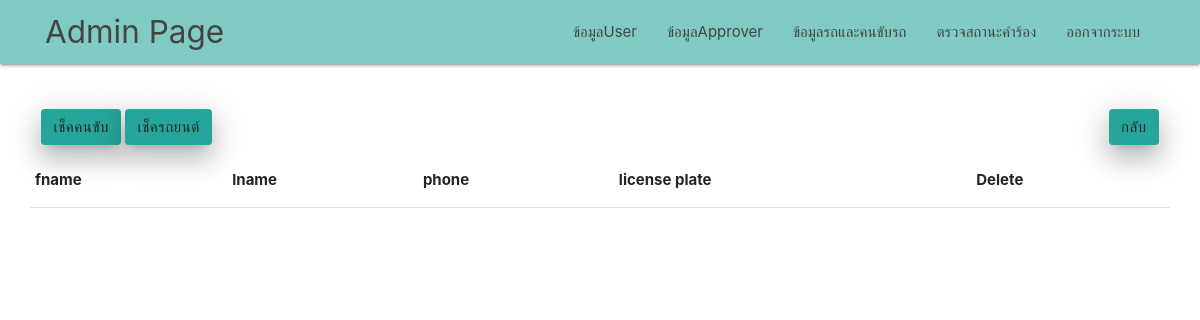
Before: /admin/show_driver_car.php (signed in) with the older database file.
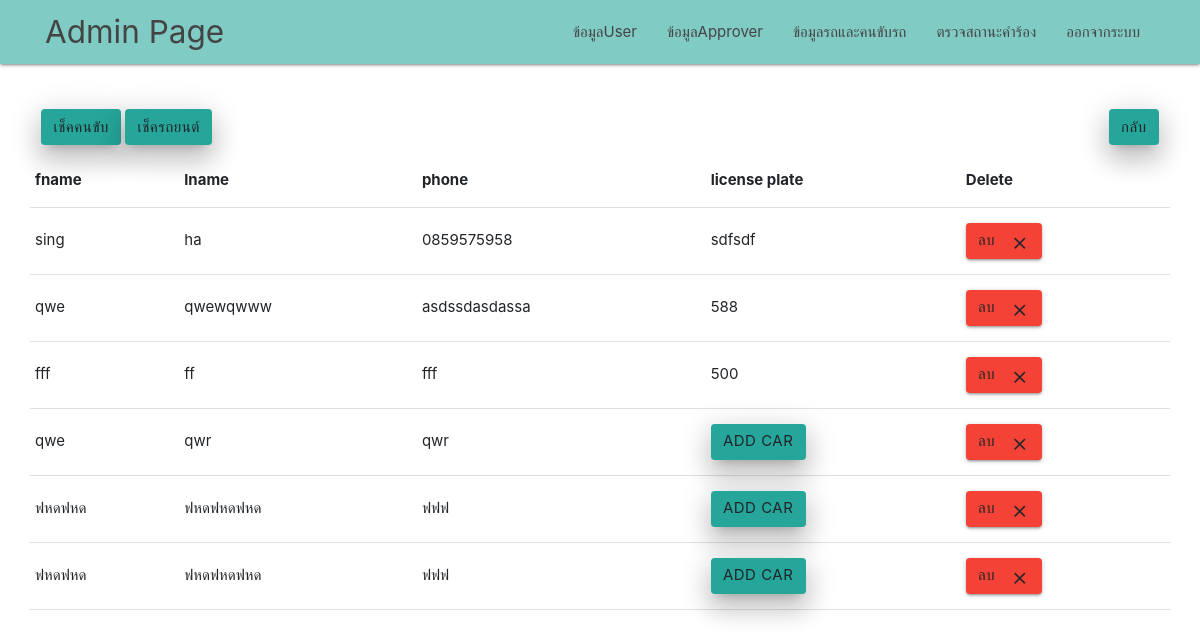
After: the same page with the newer database file.
### tables this page shows
CREATE TABLE `user` (
  `id` varchar(255) NOT NULL,
  `password` text NOT NULL,
  `fname` text NOT NULL,
  `lname` text NOT NULL,
  `role` text NOT NULL,
  `email` text NOT NULL,
  `phone` text NOT NULL,
  `rank` text NOT NULL,
  `department` text NOT NULL
);

CREATE TABLE `car` (
  `id` int(11) NOT NULL,
  `driver_id` int(11) DEFAULT NULL,
  `color` text NOT NULL,
  `brand` text NOT NULL,
  `image` text NOT NULL,
  `version` text NOT NULL,
  `license` text NOT NULL
);

### admin/show_driver_car.php (the view, shortened to what this page needs)
<?php
require './../server.php';
$sql = "SELECT license,fname,lname,phone,user.id
FROM user,driver
LEFT JOIN car
ON driver.id = car.driver_id
WHERE user.id=driver.user_id
ORDER BY license DESC";
$result = mysqli_query($connect, $sql);
?>
<!DOCTYPE html>
<html lang="en">
<head>
    <link href="../css/materialize.css" type="text/css" rel="stylesheet" media="screen,projection" />
    <link href="../css/style.css" type="text/css" rel="stylesheet" media="screen,projection" />
    <link rel="stylesheet" href="https://stackpath.bootstrapcdn.com/bootstrap/4.3.1/css/bootstrap.min.css">
</head>
<body>
    <nav class="teal lighten-3" role="navigation">
        <div class="nav-wrapper container">
            <a id="logo-container" href="admin_page.php" class="brand-logo">Admin Page</a>
            <ul class="right hide-on-med-and-down">
                <li><a href="show_user.php">ข้อมูลUser</a></li>
                <li><a href="show_approver.php">ข้อมูลApprover</a></li>
                <li><a href="show_driver_car.php">ข้อมูลรถและคนขับรถ</a></li>
                <li><a href="#">ตรวจสถานะคำร้อง</a></li>
                <li><a href="../login.php">ออกจากระบบ</a></li>
            </ul>
        </div>
    </nav>
    <div class="container">
        <div class="row">
            <div class="col 6">
                <br><br>
                <div style="text-align:left">
                    <a href="show_driver.php" class="btn waves-effect waves-light teal lighten-1 z-depth-4">เช็คคนขับ</a>
                    <a href="show_car.php" class="btn waves-effect waves-light teal lighten-1 z-depth-4">เช็ครถยนต์</a>
                </div>
            </div>
            <div class="col 6">
                <br><br>
                <div style="text-align:right">
                    <a href="admin_page.php" class="btn waves-effect waves-light teal lighten-1 z-depth-4">กลับ</a>
                </div>
            </div>
            <br><br><br><br>
            <table class="responsive-table">
                <thead>
                    <tr>
                        <th>fname</th>
                        <th>lname</th>
                        <th>phone</th>
                        <th>license plate</th>
                        <th>Delete</th>
                    </tr>
                </thead>
                <tbody>
                    <?php while ($row = mysqli_fetch_array($result)) {  ?>
                        <tr>
                            <td><?php echo $row['fname'] ?></td>
                            <td><?php echo $row['lname'] ?></td>
                            <td><?php echo $row['phone'] ?></td>
                            <td><?php if($row['license']){
                                            echo$row['license'];
                                        }else{
                                            $id = base64_encode($row['id'])?>
                    <a href="form_add_cartodriver.php?driver=<?php echo$id?>&?#$@$=<?php echo base64_encode("asdasfqwgekwqmbwpebmpohmpoermwgqe") ?>" class="btn waves-effect waves-light teal lighten-1 z-depth-4">Add car</a>
                                       <?php } ?></td>
                            <td>
                                <a>
                                    <button id="lob" type="submit" form="ee" class="btn red accent-4-effect red accent-4-light">ลบ
                                        <i class="material-icons right">close</i>
                                    </button>
                                </a>
                            </td>
                        </tr>
                    <?php } ?>
                </tbody>
            </table>
        </div>
    </div>
</body>
</html>

Changed rows visible on the page:
added user: fname "sing", lname "ha", phone "0859575958", car.license "sdfsdf"
added user: fname "qwe", lname "qwewqwww", phone "asdssdasdassa", car.license "588"
added user: fname "fff", lname "ff", phone "fff", car.license "500"
added user: fname "qwe", lname "qwr", phone "qwr"
added user: fname "ฟหดฟหด", lname "ฟหดฟหดฟหด", phone "ฟฟฟ"
added user: fname "ฟหดฟหด", lname "ฟหดฟหดฟหด", phone "ฟฟฟ"
